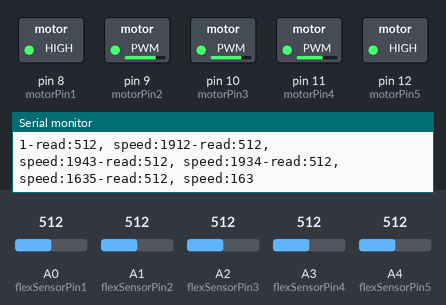
Simulated run of this sketch. Board: Arduino Uno, built with avr-gcc and run on an emulated ATmega328P. Parts: switched loads named in the sketch (green lamp = pin HIGH), the last lines printed to the serial monitor. The inputs (shaded band) are chosen by the test bench; at power-on: A0 (flexSensorPin1) = 512, A3 (flexSensorPin4) = 512, A4 (flexSensorPin5) = 512, A1 (flexSensorPin2) = 512, A2 (flexSensorPin3) = 512.

Above: at 1.2 s.
1.3 s: A0 (flexSensorPin1) set to 566
2.8 s: A0 (flexSensorPin1) set to 583
At 4.1 s:
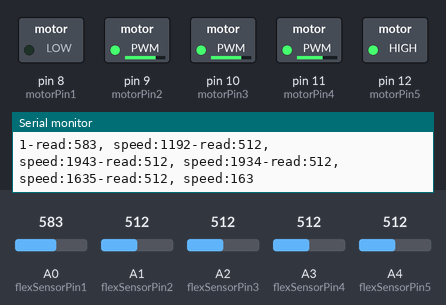
4.5 s: A3 (flexSensorPin4) set to 306
At 5.5 s:
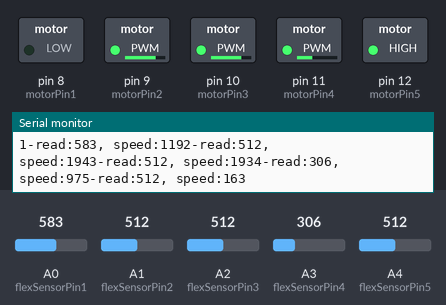
6.2 s: A4 (flexSensorPin5) set to 413
7.7 s: A4 (flexSensorPin5) set to 386
At 8.7 s:
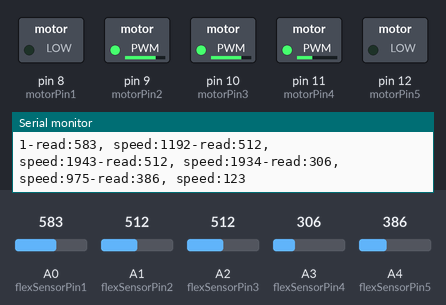
9.4 s: A3 (flexSensorPin4) set to 30
At 10.8 s:
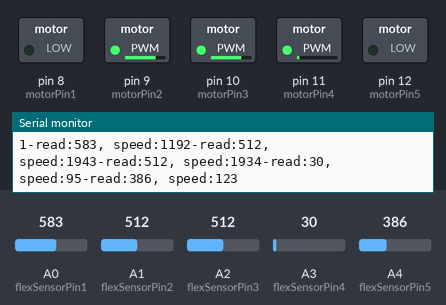
Timing chart, 0 to 12.1 s (numbered marks = the images above; inputs shaded):
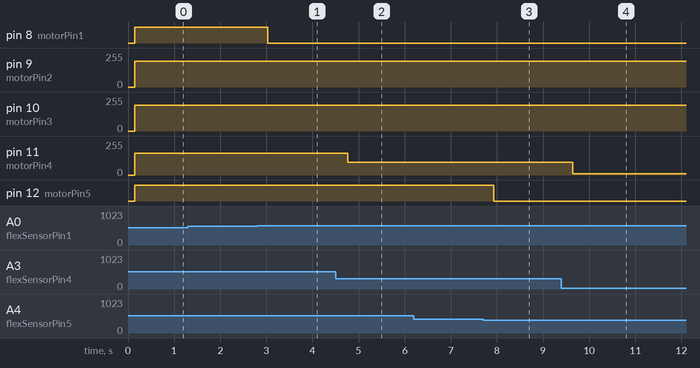

Measured:
- the behaviour switches between 574 and 575 on A0 (flexSensorPin1) (found by bisection; images 0 and 1)
- the behaviour switches between 402 and 401 on A4 (flexSensorPin5) (found by bisection; images 2 and 3)
- after the input at 2.8 s, pin 8 (motorPin1): HIGH → LOW after 0.24 s
- after the input at 4.5 s, pin 11 (motorPin4): 163/255 → 97/255 after 0.27 s
- after the input at 7.7 s, pin 12 (motorPin5): HIGH → LOW after 0.23 s
- after the input at 9.4 s, pin 11 (motorPin4): 97/255 → 9/255 after 0.25 s

The sketch:

flex_sensors_dc_motors.ino
```cpp
int motorPin1 = 8;
int motorPin2 = 9;
int motorPin3 = 10;
int motorPin4 = 11;
int motorPin5 = 12;

int flexSensorPin1 = A0;
int flexSensorPin2 = A1;
int flexSensorPin3 = A2;
int flexSensorPin4 = A3;
int flexSensorPin5 = A4;

void setup()
{
  pinMode(motorPin1, OUTPUT);
  pinMode(motorPin2, OUTPUT);
  pinMode(motorPin3, OUTPUT);
  pinMode(motorPin4, OUTPUT);
  pinMode(motorPin5, OUTPUT);
  Serial.begin(9600);
}

void loop()
{
  int flexSensorReading1 = analogRead(flexSensorPin1);
  int speed1 = map(flexSensorReading1, 700, 450, 0, 255);

  int flexSensorReading2 = analogRead(flexSensorPin2);
  int speed2 = map(flexSensorReading2, 710, 450, 0, 255);

  int flexSensorReading3 = analogRead(flexSensorPin3);
  int speed3 = map(flexSensorReading3, 705, 450, 0, 255);

  int flexSensorReading4 = analogRead(flexSensorPin4);
  int speed4 = map(flexSensorReading4, 0, 800, 0, 255);

  int flexSensorReading5 = analogRead(flexSensorPin5);
  int speed5 = map(flexSensorReading5, 0, 800, 0, 255);

  Serial.print("1-read:"); Serial.print(flexSensorReading1); Serial.print(", speed:"); Serial.print(speed1);
  Serial.print("2-read:"); Serial.print(flexSensorReading2); Serial.print(", speed:"); Serial.print(speed2);
  Serial.print("3-read:"); Serial.print(flexSensorReading3); Serial.print(", speed:"); Serial.print(speed3);
  Serial.print("4-read:"); Serial.print(flexSensorReading4); Serial.print(", speed:"); Serial.print(speed4);
  Serial.print("5-read:"); Serial.print(flexSensorReading5); Serial.print(", speed:"); Serial.println(speed5);

  delay(100);

  analogWrite(motorPin1, speed1);
  analogWrite(motorPin2, speed2);
  analogWrite(motorPin3, speed3);
  analogWrite(motorPin4, speed4);
  analogWrite(motorPin5, speed5);
}
```
